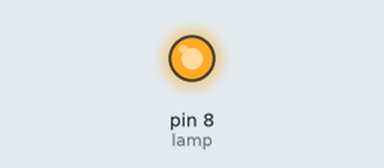
A sketch run on a simulated Arduino Uno, built with avr-gcc and run on an emulated ATmega328P. Parts: output pins drawn as LEDs (lit = HIGH).

Above: at 0.05 s.
Timing chart, 0 to 6.5 s (numbered marks = the images above):
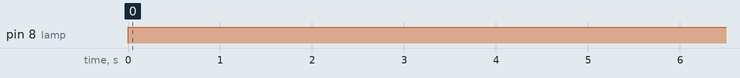

Measured:
- by itself, pin 8 (lamp): LOW → HIGH at 0.00 s

The sketch:

sketch_may29_lamp.ino
```cpp
int lamp = 8;

void setup(){
  pinMode(lamp, OUTPUT);
}

void loop(){
 digitalWrite(lamp, HIGH);
 delay(10000);
 digitalWrite(lamp, LOW);
}
```
